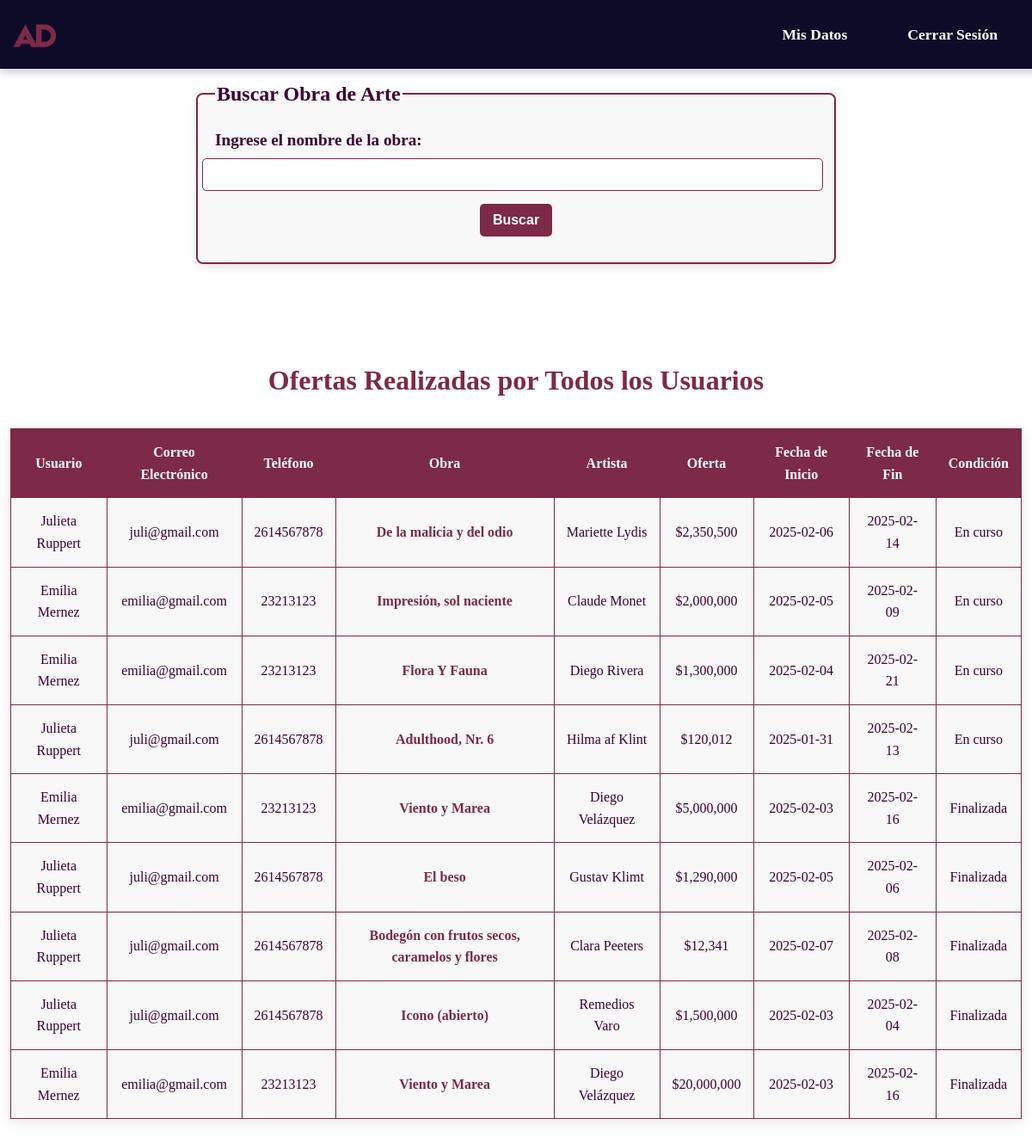
The app's page /Oferta/ver_ofertas.php (signed in) with its own data.
### tables this page shows
CREATE TABLE IF NOT EXISTS `obra` (
  `ID_Obra` bigint(11) NOT NULL AUTO_INCREMENT,
  `titulo` varchar(100) DEFAULT NULL,
  `ID_Artista` bigint(11) DEFAULT NULL,
  `fecha` int(4) DEFAULT NULL,
  `ID_Detalle` bigint(11) DEFAULT NULL,
  `imagen` blob DEFAULT NULL,
  PRIMARY KEY (`ID_Obra`),
  KEY `ID_Artista` (`ID_Artista`),
  KEY `ID_Detalle` (`ID_Detalle`),
  CONSTRAINT `obra_ibfk_1` FOREIGN KEY (`ID_Artista`) REFERENCES `artista` (`ID_Artista`) ON DELETE CASCADE ON UPDATE CASCADE,
  CONSTRAINT `obra_ibfk_3` FOREIGN KEY (`ID_Detalle`) REFERENCES `detalle_obra` (`ID_Detalle`) ON DELETE CASCADE ON UPDATE CASCADE
);

### Oferta/ver_ofertas.php (the view, shortened to what this page needs)
<!DOCTYPE html>
<html>
<head>
    <link rel="stylesheet" href="STYLES.css">
</head>
<body>
    <?php
        include 'conexion_galeria.php';
        include('../menu.php');
    ?>
    <div id="tabla_buscar">
        <fieldset class="form-fieldset">
            <legend>Buscar Obra de Arte</legend>
            <label for="obra">Ingrese el nombre de la obra:</label>
            <input type="text" id="obra" name="obra" onkeyup="sugerirObras()">
            <button onclick="buscarSubasta()">Buscar</button>
        </fieldset>
    </div>
    <div id="tabla_vista">
        <?php
            echo '<h2 style="margin: 0 auto;">Ofertas Realizadas por Todos los Usuarios</h2>';
            $sqlSubastas = "SELECT * FROM vista_ofertas ORDER BY `Condición`";
            $resultSubastas = mysqli_query($mysqli, $sqlSubastas);
            if ($resultSubastas && mysqli_num_rows($resultSubastas) > 0) {
                echo '<table border="1">
                        <thead>
                            <tr>
                                <th>Usuario</th>
                                <th>Correo Electrónico</th>
                                <th>Teléfono</th>
                                <th>Obra</th>
                                <th>Artista</th>
                                <th>Oferta</th>
                                <th>Fecha de Inicio</th>
                                <th>Fecha de Fin</th>
                                <th>Condición</th>
                            </tr>
                        </thead>
                        <tbody>';
                while ($subasta = mysqli_fetch_assoc($resultSubastas)) {
                    echo "<tr>
                        <td>{$subasta['Usuario']}</td>
                        <td>{$subasta['Correo Electrónico']}</td>
                        <td>{$subasta['Teléfono']}</td>
                        <td><a href='../Subasta/subasta_mostrar_obra.php?ID_Obra={$subasta['ID_Obra']}'>{$subasta['Obra']}</a></td>
                        <td>{$subasta['Artista']}</td>
                        <td>$" . number_format($subasta['Oferta']) . "</td>
                        <td>{$subasta['Fecha de Inicio']}</td>
                        <td>{$subasta['Fecha de Fin']}</td>
                        <td>{$subasta['Condición']}</td>
                    </tr>";
                }
                echo "</tbody></table>";
            } else {
                echo "<p>No hay ofertas para mostrar.</p>";
            }
        ?>
    </div>
</body>
</html>

### Oferta/STYLES.css (style rules this page uses)
body { font-family: 'Playfair Display', serif; background-color: #ffffff; margin: 0; padding: 0; color: #3b0032; line-height: 1.6; }
#tabla_buscar, #tabla_vista { margin-top: 50px; padding: 20px 0px; }
table { width: 98%; margin: 30px auto; border-collapse: collapse; background-color: #f8f8f8; box-shadow: 0 4px 15px rgba(0, 0, 0, 0.1); }
thead { background-color: #7d2948; color: white; }
th, td { padding: 14px; border: 1px solid #7d2948; text-align: center; font-size: 1rem; }
td a { color: #7d2948; text-decoration: none; font-weight: bold; }
h2 { color: #7d2948; text-align: center; font-size: 2rem; }
button { background-color: #7d2948; color: rgb(255, 255, 255); border: none; padding: 10px 15px; font-size: 1rem; font-weight: bold; border-radius: 5px; cursor: pointer; transition: background-color 0.3s ease; display: block; margin: 10px auto; }
a { text-decoration: none; }
fieldset { border: 2px solid #7d2948; border-radius: 8px; padding: 20px; margin: 20px auto; max-width: 700px; background-color: #f8f8f8; box-shadow: 0 4px 10px rgba(0, 0, 0, 0.1); }
legend { font-size: 1.5rem; font-weight: bold; color: #3b0032; }
label { font-size: 1.2rem; font-weight: bold; display: block; color: #3b0032; }
input[type="text"], input[type="date"] { width: 100%; padding: 10px; margin: 5px -15px; border: 1px solid #7d2948; border-radius: 5px; font-size: 0.9rem; }

### style.css (style rules this page uses)
body { font-family: 'Playfair Display', serif; background-color: #ffffff; margin: 0; padding: 0; color: #3b0032; line-height: 1.6; }

### records on screen
obra: Usuario "Julieta Ruppert", Correo "juli@gmail.com", Teléfono "2614567878", Obra "De la malicia y del odio", Artista "Mariette Lydis", Oferta "2,350,500", Fecha "2025-02-06", Fecha "2025-02-14", Condición "En curso"
obra: Usuario "Emilia Mernez", Correo "emilia@gmail.com", Teléfono "23213123", Obra "Impresión, sol naciente", Artista "Claude Monet", Oferta "2,000,000", Fecha "2025-02-05", Fecha "2025-02-09", Condición "En curso"
obra: Usuario "Emilia Mernez", Correo "emilia@gmail.com", Teléfono "23213123", Obra "Flora Y Fauna", Artista "Diego Rivera", Oferta "1,300,000", Fecha "2025-02-04", Fecha "2025-02-21", Condición "En curso"
obra: Usuario "Julieta Ruppert", Correo "juli@gmail.com", Teléfono "2614567878", Obra "Adulthood, Nr. 6", Artista "Hilma af Klint", Oferta "120,012", Fecha "2025-01-31", Fecha "2025-02-13", Condición "En curso"
obra: Usuario "Emilia Mernez", Correo "emilia@gmail.com", Teléfono "23213123", Obra "Viento y Marea", Artista "Diego Velázquez", Oferta "5,000,000", Fecha "2025-02-03", Fecha "2025-02-16", Condición "Finalizada", Oferta "20,000,000"
obra: Usuario "Julieta Ruppert", Correo "juli@gmail.com", Teléfono "2614567878", Obra "El beso", Artista "Gustav Klimt", Oferta "1,290,000", Fecha "2025-02-05", Fecha "2025-02-06", Condición "Finalizada"
obra: Usuario "Julieta Ruppert", Correo "juli@gmail.com", Teléfono "2614567878", Obra "Bodegón con frutos secos, caramelos y flores", Artista "Clara Peeters", Oferta "12,341", Fecha "2025-02-07", Fecha "2025-02-08", Condición "Finalizada"
obra: Usuario "Julieta Ruppert", Correo "juli@gmail.com", Teléfono "2614567878", Obra "Icono (abierto)", Artista "Remedios Varo", Oferta "1,500,000", Fecha "2025-02-03", Fecha "2025-02-04", Condición "Finalizada"
